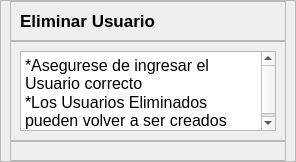
             <widget class="QWidget" name="pageE_Eliminar">
              <layout class="QHBoxLayout" name="horizontalLayout_13">
               <property name="spacing">
                <number>0</number>
               </property>
               <property name="leftMargin">
                <number>0</number>
               </property>
               <property name="topMargin">
                <number>0</number>
               </property>
               <property name="rightMargin">
                <number>0</number>
               </property>
               <property name="bottomMargin">
                <number>0</number>
               </property>
               <item>
                <widget class="QFrame" name="frame_18">
                 <property name="minimumSize">
                  <size>
                   <width>0</width>
                   <height>0</height>
                  </size>
                 </property>
                 <property name="maximumSize">
                  <size>
                   <width>700</width>
                   <height>16777215</height>
                  </size>
                 </property>
                 <property name="frameShape">
                  <enum>QFrame::StyledPanel</enum>
                 </property>
                 <property name="frameShadow">
                  <enum>QFrame::Raised</enum>
                 </property>
                 <layout class="QVBoxLayout" name="verticalLayout_14">
                  <property name="spacing">
                   <number>0</number>
                  </property>
                  <property name="topMargin">
                   <number>0</number>
                  </property>
                  <property name="bottomMargin">
                   <number>0</number>
                  </property>
                  <item>
                   <widget class="QFrame" name="frame_19">
                    <property name="minimumSize">
                     <size>
                      <width>0</width>
                      <height>40</height>
                     </size>
                    </property>
                    <property name="maximumSize">
                     <size>
                      <width>16777215</width>
                      <height>40</height>
                     </size>
                    </property>
                    <property name="frameShape">
                     <enum>QFrame::StyledPanel</enum>
                    </property>
                    <property name="frameShadow">
                     <enum>QFrame::Raised</enum>
                    </property>
                    <layout class="QVBoxLayout" name="verticalLayout_15">
                     <item>
                      <widget class="QLabel" name="label_8">
                       <property name="font">
                        <font>
                         <pointsize>13</pointsize>
                         <weight>75</weight>
                         <bold>true</bold>
                        </font>
                       </property>
                       <property name="text">
                        <string>Eliminar Usuario</string>
                       </property>
                      </widget>
                     </item>
                    </layout>
                   </widget>
                  </item>
                  <item>
                   <widget class="QFrame" name="frame_20">
                    <property name="minimumSize">
                     <size>
                      <width>0</width>
                      <height>100</height>
                     </size>
                    </property>
                    <property name="maximumSize">
                     <size>
                      <width>16777215</width>
                      <height>100</height>
                     </size>
                    </property>
                    <property name="frameShape">
                     <enum>QFrame::StyledPanel</enum>
                    </property>
                    <property name="frameShadow">
                     <enum>QFrame::Raised</enum>
                    </property>
                    <layout class="QHBoxLayout" name="horizontalLayout_22">
                     <item>
                      <widget class="QTextBrowser" name="textBrowser_5">
                       <property name="html">
                        <string>&lt;!DOCTYPE HTML PUBLIC &quot;-//W3C//DTD HTML 4.0//EN&quot; &quot;http://www.w3.org/TR/REC-html40/strict.dtd&quot;&gt;
&lt;html&gt;&lt;head&gt;&lt;meta name=&quot;qrichtext&quot; content=&quot;1&quot; /&gt;&lt;style type=&quot;text/css&quot;&gt;
p, li { white-space: pre-wrap; }
&lt;/style&gt;&lt;/head&gt;&lt;body style=&quot; font-family:'MS Shell Dlg 2'; font-size:12pt; font-weight:400; font-style:normal;&quot;&gt;
&lt;p style=&quot; margin-top:0px; margin-bottom:0px; margin-left:0px; margin-right:0px; -qt-block-indent:0; text-indent:0px;&quot;&gt;*Asegurese de ingresar el Usuario correcto&lt;/p&gt;
&lt;p style=&quot; margin-top:0px; margin-bottom:0px; margin-left:0px; margin-right:0px; -qt-block-indent:0; text-indent:0px;&quot;&gt;*Los Usuarios Eliminados pueden volver a ser creados&lt;/p&gt;&lt;/body&gt;&lt;/html&gt;</string>
                       </property>
                      </widget>
                     </item>
                    </layout>
                   </widget>
                  </item>
                  <item>
                   <widget class="QFrame" name="frame_21">
                    <property name="styleSheet">
                     <string notr="true">QPushButton
{
color: rgb(255, 255, 255);
background-color: rgb(8, 80, 97);
}
QPushButton::hover
{
color: rgb(255, 255, 255);
	background-color: rgb(45, 131, 118);
}</string>
                    </property>
                    <property name="frameShape">
                     <enum>QFrame::StyledPanel</enum>
                    </property>
                    <property name="frameShadow">
                     <enum>QFrame::Raised</enum>
                    </property>
                    <layout class="QHBoxLayout" name="horizontalLayout_21">
                     <item>
                      <widget class="QFrame" name="frame_29">
                       <property name="maximumSize">
                        <size>
                         <width>600</width>
                         <height>16777215</height>
                        </size>
                       </property>
                       <property name="frameShape">
                        <enum>QFrame::StyledPanel</enum>
                       </property>
                       <property name="frameShadow">
                        <enum>QFrame::Raised</enum>
                       </property>
                       <widget class="QLineEdit" name="inputCodigoE">
                        <property name="geometry">
                         <rect>
                          <x>140</x>
                          <y>40</y>
                          <width>161</width>
                          <height>31</height>
                         </rect>
                        </property>
                        <property name="font">
                         <font>
                          <pointsize>11</pointsize>
                         </font>
                        </property>
                        <property name="text">
                         <string/>
                        </property>
                       </widget>
                       <widget class="QLabel" name="label_25">
                        <property name="geometry">
                         <rect>
                          <x>30</x>
                          <y>40</y>
                          <width>101</width>
                          <height>31</height>
                         </rect>
                        </property>
                        <property name="font">
                         <font>
                          <pointsize>12</pointsize>
                         </font>
                        </property>
                        <property name="text">
                         <string>Codigo: </string>
                        </property>
                        <property name="alignment">
                         <set>Qt::AlignRight|Qt::AlignTrailing|Qt::AlignVCenter</set>
                        </property>
                       </widget>
                       <widget class="QLabel" name="label_26">
                        <property name="geometry">
                         <rect>
                          <x>20</x>
                          <y>160</y>
                          <width>101</width>
                          <height>31</height>
                         </rect>
                        </property>
                        <property name="font">
                         <font>
                          <pointsize>12</pointsize>
                         </font>
                        </property>
                        <property name="text">
                         <string>Nombre: </string>
                        </property>
                        <property name="alignment">
                         <set>Qt::AlignRight|Qt::AlignTrailing|Qt::AlignVCenter</set>
                        </property>
                       </widget>
                       <widget class="QLabel" name="label_27">
                        <property name="geometry">
                         <rect>
                          <x>20</x>
                          <y>220</y>
                          <width>101</width>
                          <height>31</height>
                         </rect>
                        </property>
                        <property name="font">
                         <font>
                          <pointsize>12</pointsize>
                         </font>
                        </property>
                        <property name="text">
                         <string>Cargo: </string>
                        </property>
                        <property name="alignment">
                         <set>Qt::AlignRight|Qt::AlignTrailing|Qt::AlignVCenter</set>
                        </property>
                       </widget>
                       <widget class="QPushButton" name="btnCancelarE">
                        <property name="geometry">
                         <rect>
                          <x>370</x>
                          <y>230</y>
                          <width>161</width>
                          <height>31</height>
                         </rect>
                        </property>
                        <property name="font">
                         <font>
                          <pointsize>12</pointsize>
                         </font>
                        </property>
                        <property name="text">
                         <string>Cancelar</string>
                        </property>
                       </widget>
                       <widget class="QPushButton" name="btnEliminarE">
                        <property name="geometry">
                         <rect>
                          <x>370</x>
                          <y>160</y>
                          <width>161</width>
                          <height>31</height>
                         </rect>
                        </property>
                        <property name="font">
                         <font>
                          <pointsize>12</pointsize>
                         </font>
                        </property>
                        <property name="text">
                         <string>Eliminar</string>
                        </property>
                       </widget>
                       <widget class="Line" name="line_6">
                        <property name="geometry">
                         <rect>
                          <x>330</x>
                          <y>150</y>
                          <width>21</width>
                          <height>121</height>
                         </rect>
                        </property>
                        <property name="orientation">
                         <enum>Qt::Vertical</enum>
                        </property>
                       </widget>
                       <widget class="QPushButton" name="btnBuscarE">
                        <property name="geometry">
                         <rect>
                          <x>370</x>
                          <y>40</y>
                          <width>161</width>
                          <height>31</height>
                         </rect>
                        </property>
                        <property name="font">
                         <font>
                          <pointsize>12</pointsize>
                         </font>
                        </property>
                        <property name="text">
                         <string>Buscar</string>
                        </property>
                       </widget>
                       <widget class="Line" name="line_8">
                        <property name="geometry">
                         <rect>
                          <x>50</x>
                          <y>100</y>
                          <width>481</width>
                          <height>20</height>
                         </rect>
                        </property>
                        <property name="orientation">
                         <enum>Qt::Horizontal</enum>
                        </property>
                       </widget>
                       <widget class="QLabel" name="label_29">
                        <property name="geometry">
                         <rect>
                          <x>140</x>
                          <y>160</y>
                          <width>161</width>
                          <height>31</height>
                         </rect>
                        </property>
                        <property name="font">
                         <font>
                          <pointsize>12</pointsize>
                         </font>
                        </property>
                        <property name="styleSheet">
                         <string notr="true">background-color: rgb(210, 221, 255);</string>
                        </property>
                        <property name="text">
                         <string>Nombre: </string>
                        </property>
                        <property name="alignment">
                         <set>Qt::AlignLeading|Qt::AlignLeft|Qt::AlignVCenter</set>
                        </property>
                       </widget>
                       <widget class="QLabel" name="label_30">
                        <property name="geometry">
                         <rect>
                          <x>140</x>
                          <y>220</y>
                          <width>161</width>
                          <height>31</height>
                         </rect>
                        </property>
                        <property name="font">
                         <font>
                          <pointsize>12</pointsize>
                         </font>
                        </property>
                        <property name="styleSheet">
                         <string notr="true">background-color: rgb(210, 221, 255);</string>
                        </property>
                        <property name="text">
                         <string>Nombre: </string>
                        </property>
                        <property name="alignment">
                         <set>Qt::AlignLeading|Qt::AlignLeft|Qt::AlignVCenter</set>
                        </property>
                       </widget>
                       <widget class="QPushButton" name="btnXCerrarE">
                        <property name="geometry">
                         <rect>
                          <x>190</x>
                          <y>300</y>
                          <width>209</width>
                          <height>27</height>
                         </rect>
                        </property>
                        <property name="font">
                         <font>
                          <pointsize>12</pointsize>
                         </font>
                        </property>
                        <property name="styleSheet">
                         <string notr="true">QPushButton
{
color: rgb(255, 255, 255);
background-color: rgb(0, 170, 127);

}
QPushButton::hover
{
color: rgb(255, 255, 255);
background-color: rgb(8, 80, 97);
}</string>
                        </property>
                        <property name="text">
                         <string>Menu Principal</string>
                        </property>
                       </widget>
                      </widget>
                     </item>
                    </layout>
                   </widget>
                  </item>
                 </layout>
                </widget>
               </item>
              </layout>
             </widget>
